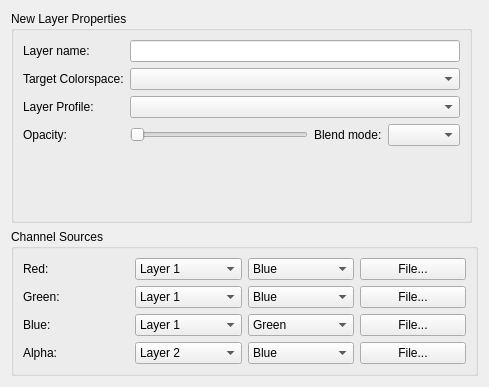
<ui version="4.0" >
 <class>WdgCompose</class>
 <widget class="QWidget" name="WdgCompose" >
  <property name="geometry" >
   <rect>
    <x>0</x>
    <y>0</y>
    <width>489</width>
    <height>387</height>
   </rect>
  </property>
  <layout class="QGridLayout" >
   <item row="0" column="0" >
    <widget class="QGroupBox" name="groupBox" >
     <property name="title" >
      <string>New Layer Properties</string>
     </property>
     <layout class="QGridLayout" >
      <item row="0" column="0" >
       <widget class="QLabel" name="label" >
        <property name="text" >
         <string>Layer name:</string>
        </property>
       </widget>
      </item>
      <item row="0" column="1" colspan="3" >
       <widget class="QLineEdit" name="lineEdit" />
      </item>
      <item row="1" column="0" >
       <widget class="QLabel" name="label_2" >
        <property name="text" >
         <string>Target Colorspace:</string>
        </property>
       </widget>
      </item>
      <item row="1" column="1" colspan="3" >
       <widget class="QComboBox" name="comboBox" />
      </item>
      <item row="2" column="0" >
       <widget class="QLabel" name="label_3" >
        <property name="text" >
         <string>Layer Profile:</string>
        </property>
       </widget>
      </item>
      <item row="2" column="1" colspan="3" >
       <widget class="QComboBox" name="comboBox_2" />
      </item>
      <item row="3" column="0" >
       <widget class="QLabel" name="label_4" >
        <property name="text" >
         <string>Opacity: </string>
        </property>
       </widget>
      </item>
      <item row="3" column="1" >
       <widget class="QSlider" name="horizontalSlider" >
        <property name="orientation" >
         <enum>Qt::Horizontal</enum>
        </property>
       </widget>
      </item>
      <item row="3" column="2" >
       <widget class="QLabel" name="label_5" >
        <property name="text" >
         <string>Blend mode:</string>
        </property>
       </widget>
      </item>
      <item row="3" column="3" >
       <widget class="QComboBox" name="comboBox_3" />
      </item>
      <item row="4" column="0" >
       <spacer>
        <property name="orientation" >
         <enum>Qt::Vertical</enum>
        </property>
        <property name="sizeHint" >
         <size>
          <width>20</width>
          <height>40</height>
         </size>
        </property>
       </spacer>
      </item>
     </layout>
    </widget>
   </item>
   <item row="0" column="1" >
    <widget class="QFrame" name="frame" >
     <property name="frameShape" >
      <enum>QFrame::StyledPanel</enum>
     </property>
     <property name="frameShadow" >
      <enum>QFrame::Raised</enum>
     </property>
     <widget class="QLabel" name="label_7" >
      <property name="geometry" >
       <rect>
        <x>6</x>
        <y>30</y>
        <width>61</width>
        <height>21</height>
       </rect>
      </property>
      <property name="text" >
       <string comment="KDE::DoNotExtract" >TextLabel</string>
      </property>
     </widget>
    </widget>
   </item>
   <item row="1" column="0" colspan="2" >
    <widget class="QGroupBox" name="groupBox_2" >
     <property name="title" >
      <string>Channel Sources</string>
     </property>
     <layout class="QGridLayout" >
      <item row="0" column="0" >
       <layout class="QHBoxLayout" >
        <item>
         <widget class="QLabel" name="label_6" >
          <property name="text" >
           <string>Red:</string>
          </property>
         </widget>
        </item>
        <item>
         <widget class="QComboBox" name="comboBox_4" >
          <item>
           <property name="text" >
            <string>Layer 1</string>
           </property>
          </item>
         </widget>
        </item>
        <item>
         <widget class="QComboBox" name="comboBox_5" >
          <item>
           <property name="text" >
            <string>Blue</string>
           </property>
          </item>
         </widget>
        </item>
        <item>
         <widget class="QPushButton" name="pushButton" >
          <property name="text" >
           <string>File...</string>
          </property>
         </widget>
        </item>
       </layout>
      </item>
      <item row="1" column="0" >
       <layout class="QHBoxLayout" >
        <item>
         <widget class="QLabel" name="label_8" >
          <property name="text" >
           <string>Green:</string>
          </property>
         </widget>
        </item>
        <item>
         <widget class="QComboBox" name="comboBox_6" >
          <item>
           <property name="text" >
            <string>Layer 1</string>
           </property>
          </item>
         </widget>
        </item>
        <item>
         <widget class="QComboBox" name="comboBox_7" >
          <item>
           <property name="text" >
            <string>Blue</string>
           </property>
          </item>
         </widget>
        </item>
        <item>
         <widget class="QPushButton" name="pushButton_2" >
          <property name="text" >
           <string>File...</string>
          </property>
         </widget>
        </item>
       </layout>
      </item>
      <item row="2" column="0" >
       <layout class="QHBoxLayout" >
        <item>
         <widget class="QLabel" name="label_9" >
          <property name="text" >
           <string>Blue:</string>
          </property>
         </widget>
        </item>
        <item>
         <widget class="QComboBox" name="comboBox_8" >
          <item>
           <property name="text" >
            <string>Layer 1</string>
           </property>
          </item>
         </widget>
        </item>
        <item>
         <widget class="QComboBox" name="comboBox_9" >
          <item>
           <property name="text" >
            <string>Green</string>
           </property>
          </item>
         </widget>
        </item>
        <item>
         <widget class="QPushButton" name="pushButton_3" >
          <property name="text" >
           <string>File...</string>
          </property>
         </widget>
        </item>
       </layout>
      </item>
      <item row="3" column="0" >
       <layout class="QHBoxLayout" >
        <item>
         <widget class="QLabel" name="label_10" >
          <property name="text" >
           <string>Alpha:</string>
          </property>
         </widget>
        </item>
        <item>
         <widget class="QComboBox" name="comboBox_10" >
          <item>
           <property name="text" >
            <string>Layer 2</string>
           </property>
          </item>
         </widget>
        </item>
        <item>
         <widget class="QComboBox" name="comboBox_11" >
          <item>
           <property name="text" >
            <string>Blue</string>
           </property>
          </item>
         </widget>
        </item>
        <item>
         <widget class="QPushButton" name="pushButton_4" >
          <property name="text" >
           <string>File...</string>
          </property>
         </widget>
        </item>
       </layout>
      </item>
     </layout>
    </widget>
   </item>
  </layout>
 </widget>
  <resources/>
 <connections/>
</ui>
